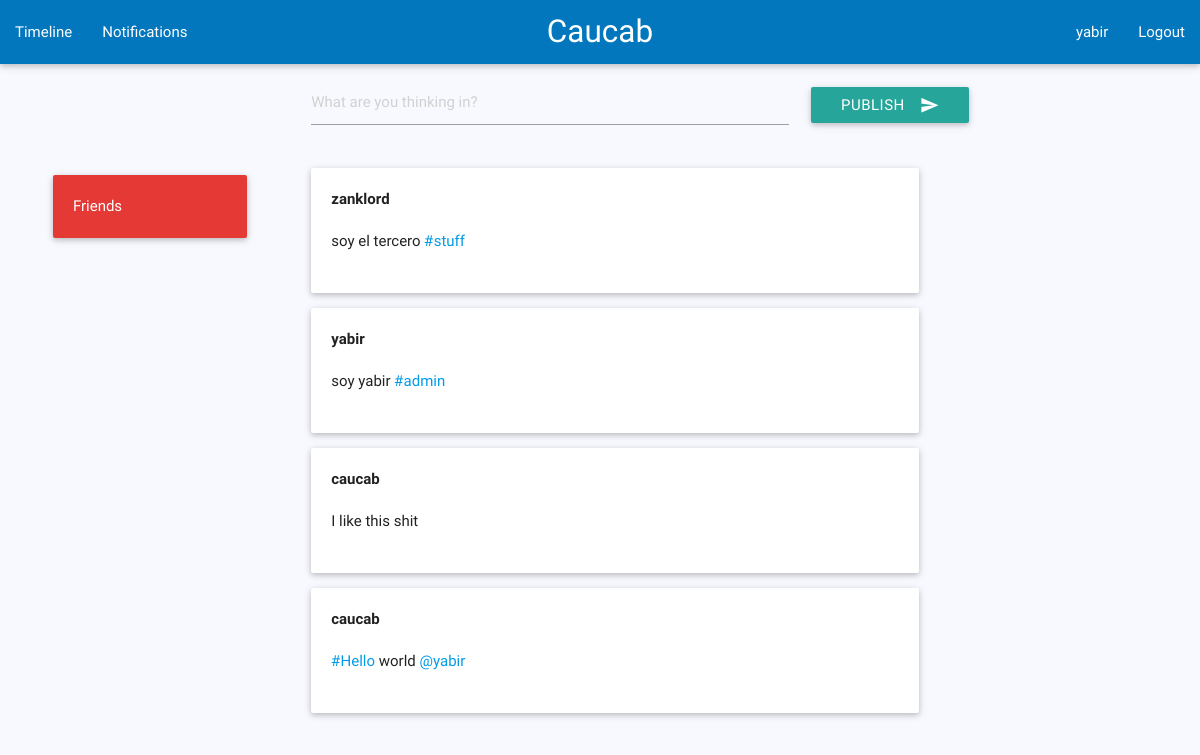
Before: / (signed in) with the older database file.
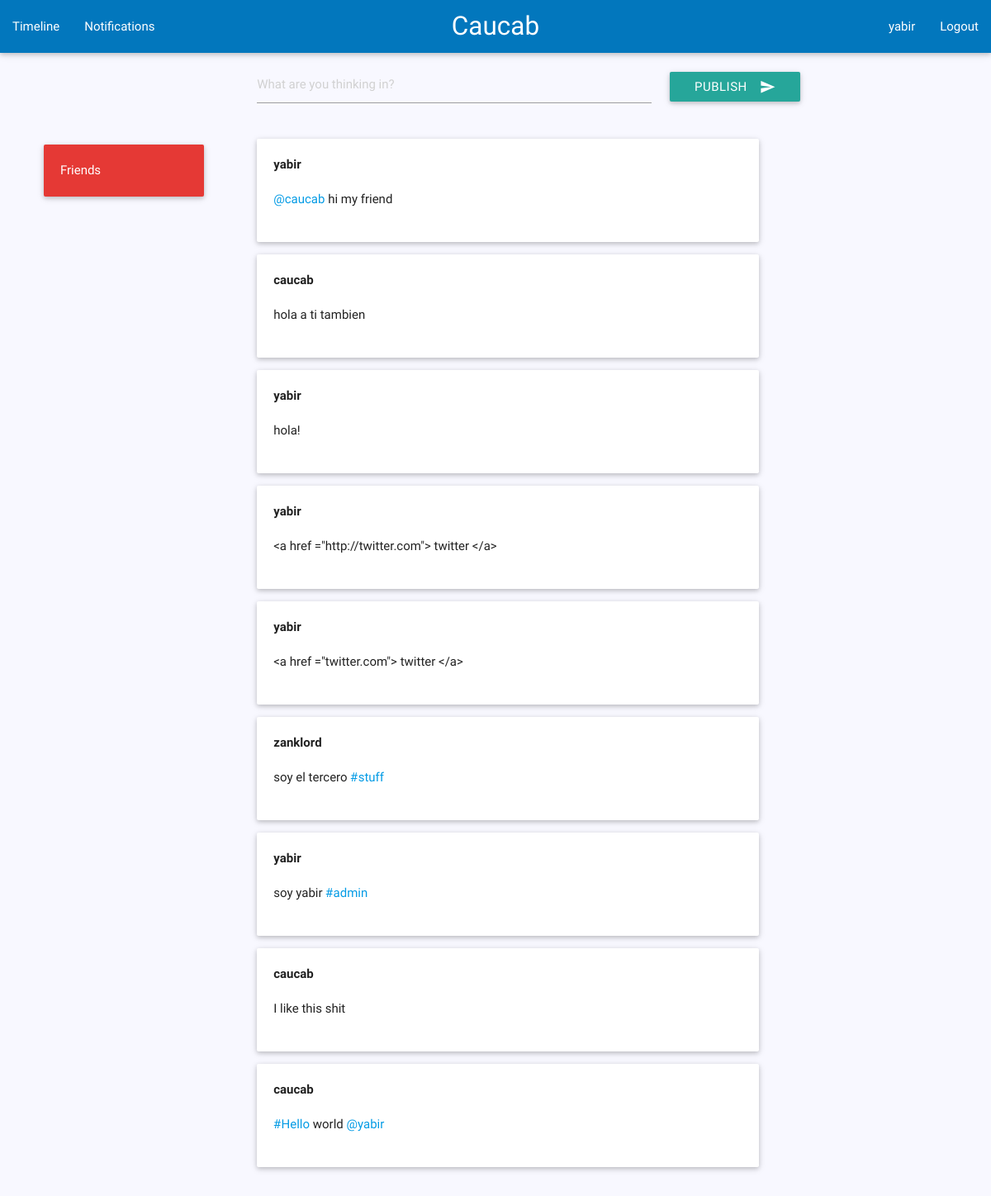
After: the same page with the newer database file.
### social/models.py (models this page shows, shortened)
class Circle(models.Model):
    colors = (
        ("red darken-1","red"),#red
        ("purple darken-1","purple"),#purple
        ("white","white"),
        ("blue darken-1","blue")#blue
    )
    identificator = models.CharField(max_length=100, unique = True)
    name = models.CharField(max_length=50)
    owner = models.ForeignKey(Profile, related_name = "owner")
    members = models.ManyToManyField(Profile, blank = True)
    color = models.CharField(choices = colors, max_length= 30)
    def __str__(self):
        return str(self.name)

class Message(models.Model):
    def user_directory_path(instance, filename):
        return 'user_{0}/{1}'.format(instance.author.user.username, filename)
    message = models.CharField(blank=False, max_length=180)
    author = models.ForeignKey(Profile, related_name = "author")
    mentions = models.ManyToManyField(Profile, related_name = "mentions", blank = True)
    hashtag = models.ManyToManyField(Hashtag, blank = True)
    likes = models.IntegerField(blank=True, null=True)
    favorites = models.IntegerField(blank=True, null=True)
    image1 = models.ImageField(upload_to=user_directory_path, blank= True)
    created = models.DateTimeField(auto_now_add=True)
    updated = models.DateTimeField(auto_now=True)

class Profile(models.Model):
    user = models.OneToOneField(User, related_name = "author")
    following = models.ManyToManyField("self", related_name = "following", blank= True)
    followers = models.ManyToManyField("self", related_name = "followers", blank= True)
    def __str__(self):
        return self.user.username

### social/views.py (the view)
# urls.py: 2. Add a URL to urlpatterns:  url(r'^$', views.home, name='home')
@login_required
def home(request):
    profile = get_user(request.user)
    messages_following = Message.objects.filter(author__in=[member for member in profile.following.all()])
    messages_own = Message.objects.filter(author = profile)
    messages = sorted(chain(messages_following, messages_own),key=attrgetter('created'), reverse = True)
    response = {}
    response["messages"] = messages
    response["profile"] = profile
    return render(request, "user/index.html", response)

### social/processor.py (called while the page is built)
def circles(request):
    if not request.user.is_anonymous():
        profile = Profile.objects.get(user = request.user)
        circles = Circle.objects.all().filter(owner = profile)
        return {'circles': circles}
    else:
        return {}

### social/templatetags/messages_links.py (called while the page is built)
@register.filter()
def generate_links(value):
    hashtags = [word for word in value.split(" ") if len(word) and word[0] == "#"]
    mentions = [mention for mention in value.split(" ") if len(mention) and mention[0] == "@"]
    value = escape(value)
    for i in hashtags:
        value = value.replace(i, "<a href='/t/" + str(i[1:]) + "'>" + str(i) + "</a>")
    for i in mentions:
        value = value.replace(i, "<a href='/u/" + str(i[1:]) + "'>" + str(i) + "</a>")
    return value

### social/views.py (called while the page is built)
def get_user(u):
    return Profile.objects.get(user = u)

### social/templates/user/index.html
{% extends "base.html" %}
{% block main %}
  {% include "timeline_template.html" %}
{% endblock main %}

### social/templates/timeline_template.html
{% load messages_links %}<div class="row">
  <div class="col m3">
    <div class="container">
      <ul>
        {% for circle in circles %}
          <a href="/circle/{{circle.identificator}}"><li class = "card-panel {{circle.color}}" {% if circle.color != "white" %} style = "color: white;" {% endif %}>{{circle}}</li></a>
        {% endfor %}
      </ul>
    </div>
  </div>
  <div class="container">
    <div class="col s12 m9">
      {% for message in messages %}
        <div class="card-panel">
          <div class="row">
            <div class="col s3">
              <b>{{message.author}}</b>
            </div>
          </div>
          <div class="row">
            <div class="col s12">
              {{message.message|generate_links|safe}}
            </div>
          </div>
        </div>
        {% endfor %}
      </div>
    </div>
  </div>

Changed rows visible on the page:
added Message: author "yabir", message|generate_links "@caucab hi my friend"
added Message: author "caucab", message|generate_links "hola a ti tambien"
added Message: author "yabir", message|generate_links "hola!"
added Message: author "yabir", message|generate_links "<a href =\"http://twitter.com\"> twitter </a>"
added Message: author "yabir", message|generate_links "<a href =\"twitter.com\"> twitter </a>"
